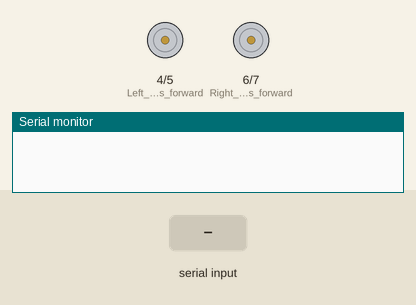
The sketch below on a simulated Arduino Uno, built with avr-gcc and run on an emulated ATmega328P. On the bench: motor-driver pin pairs drawn as motors (green arrow = first pin HIGH = forward, orange = second pin HIGH = backward, longer = more drive), the last lines printed to the serial monitor. Inputs (shaded band) come from the test bench.

Above: at 1.2 s.
1.3 s: "B" received over Serial
At 2.0 s:
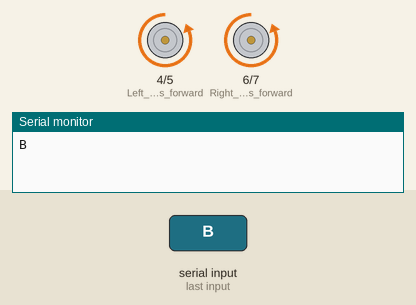
2.8 s: "F" received over Serial
At 3.2 s:
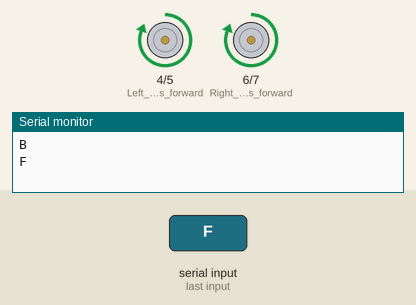
4.3 s: "R" received over Serial
At 5.5 s:
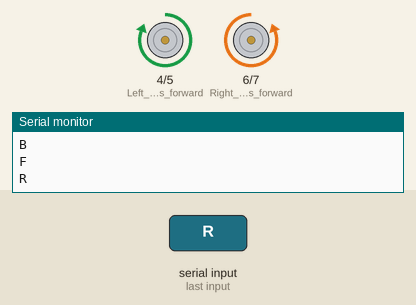
5.8 s: "L" received over Serial
At 6.7 s:
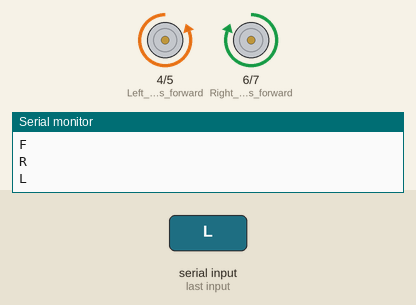
Timing chart, 0 to 8.3 s (numbered marks = the images above; inputs shaded):
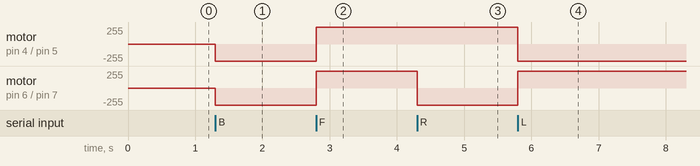

The sketch:

soccerBotCode.ino
```cpp
char t;

void setup() {
  pinMode(4, OUTPUT);   // Left motors forward
  pinMode(5, OUTPUT);   // Left motors reverse
  pinMode(6, OUTPUT);   // Right motors forward
  pinMode(7, OUTPUT);   // Right motors reverse
  Serial.begin(38400);
}

void loop() {
  if (Serial.available()) {
    t = Serial.read();
    Serial.println(t);
  }

  if (t == 'B') {           // Move forward (all motors rotate in forward direction)
   digitalWrite(4, LOW);
    digitalWrite(5, HIGH);

    digitalWrite(6, LOW);
    digitalWrite(7, HIGH);
  }
  else if (t == 'F') {      // Move reverse (all motors rotate in reverse direction)
   digitalWrite(4, HIGH);
    digitalWrite(5, LOW);

    digitalWrite(6, HIGH);
    digitalWrite(7, LOW);
  }
  else if (t == 'R') {      // Turn left (left motors forward, right motors reverse)
    digitalWrite(4, HIGH);
    digitalWrite(5, LOW);

    digitalWrite(6, LOW);
    digitalWrite(7, HIGH);
  }
  else if (t == 'L') {      // Turn right (right motors forward, left motors reverse)
    digitalWrite(4, LOW);
    digitalWrite(5, HIGH);

    digitalWrite(6, HIGH);
    digitalWrite(7, LOW);
  }
  else if (t == 'S') {      // STOP (all motors stop)
    digitalWrite(4, LOW);
    digitalWrite(5, LOW);
    digitalWrite(6, LOW);
    digitalWrite(7, LOW);
  }


}
```

Measured:
- after the input at 1.3 s, motor on pin 4 (Left_motors_forward) / pin 5 (Left_motors_reverse), motor on pin 6 (Right_motors_forward) / pin 7 (Right_motors_reverse): stopped → backward 255/255 at once
- after the input at 2.8 s, motor on pin 4 (Left_motors_forward) / pin 5 (Left_motors_reverse), motor on pin 6 (Right_motors_forward) / pin 7 (Right_motors_reverse): backward 255/255 → forward 255/255 at once
- after the input at 4.3 s, motor on pin 6 (Right_motors_forward) / pin 7 (Right_motors_reverse): forward 255/255 → backward 255/255 at once
- after the input at 5.8 s, motor on pin 4 (Left_motors_forward) / pin 5 (Left_motors_reverse): forward 255/255 → backward 255/255 at once; motor on pin 6 (Right_motors_forward) / pin 7 (Right_motors_reverse): backward 255/255 → forward 255/255 at once
